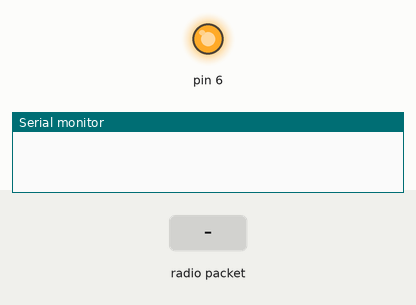
Simulated run of this sketch. Board: Arduino Uno, built with avr-gcc and run on an emulated ATmega328P. Parts: output pins drawn as LEDs (lit = HIGH), the last lines printed to the serial monitor. Inputs (shaded band) come from the test bench. No radio packets arrive unless stated.

Above: at 1.2 s.
1.3 s: radio packet "0" arrives
At 2.1 s:
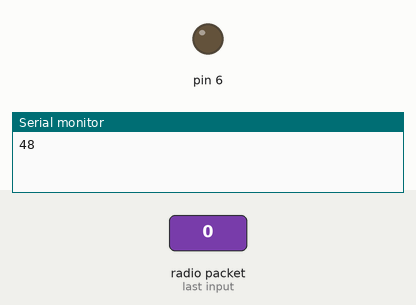
2.8 s: radio packet "1" arrives
At 3.2 s:
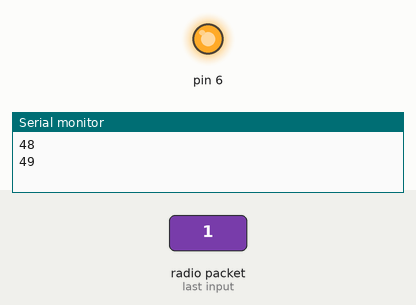
Timing chart, 0 to 5.8 s (numbered marks = the images above; inputs shaded):
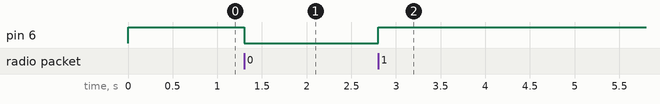

The sketch:

Arduino.ino
```cpp
#include <VirtualWire.h>
#include <stdio.h>
#include <string.h>
char a;
int b;
void setup()
{
    Serial.begin(9600);
    vw_set_ptt_inverted(true);
    vw_setup(2000);
    pinMode(6, OUTPUT);
    digitalWrite(6, HIGH);
    vw_rx_start();
}

void loop()
{
    uint8_t buf[VW_MAX_MESSAGE_LEN];
    uint8_t buflen = VW_MAX_MESSAGE_LEN;
    if (vw_get_message(buf, &buflen))
    {
  int i;
  for (i = 0;i < buflen; i++)
  {

      a = char(buf[i]);
      b = int(a);
      Serial.println(b);
      if (b == 48)
      { digitalWrite(6,LOW);

      }
      else if (b == 49)
      { digitalWrite(6, HIGH);
      }

  }
    }
}
```

Measured:
- after the input at 1.3 s, pin 6: HIGH → LOW at once
- after the input at 2.8 s, pin 6: LOW → HIGH at once
